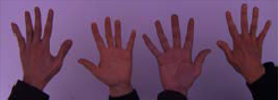
#> input picture TP1/white_patch/test_blue.png, 278 x 100 px; its folder holds only this picture in this run
$ jupyter execute --allow-errors TP1_JUAN_FAJARDO.ipynb
#> lines starting #> are read from the running program, lines starting #| are printed output that depends on the picture
#> further down, img is the input picture: shape (100, 278, 3); mean B, G, R 100.7, 69.5, 103
## ALGORITMO WHITE-PATCH

Implementar el algoritmo White Patch para librarnos de las diferencias de color de iluminación:

### Solución:
El algoritmo **White Patch** (o **Max-RGB**) es una forma simple de balance de blancos:

$$
R' = \frac{255}{\max(R)} \cdot R ,

G' = \frac{255}{\max(G)} \cdot G ,

B' = \frac{255}{\max(B)} \cdot B ,
$$

[cell 1]
from pathlib import Path
import cv2
import numpy as np
import matplotlib.pyplot as plt
import math

def white_patch(img_bgr):
    # Convertir a float para evitar overflow
    img = img_bgr.astype(np.float32)

    # OpenCV usa BGR, no RGB
    b_max = np.max(img[:, :, 0])
#> b_max = 200
    g_max = np.max(img[:, :, 1])
#> g_max = 138
    r_max = np.max(img[:, :, 2])
#> r_max = 165

    # Evitar división por cero
    b_scale = 255.0 / b_max if b_max > 0 else 1.0
#> b_scale = 1.27
    g_scale = 255.0 / g_max if g_max > 0 else 1.0
#> g_scale = 1.85
    r_scale = 255.0 / r_max if r_max > 0 else 1.0
#> r_scale = 1.55

    # Escalar cada canal
    img[:, :, 0] *= b_scale
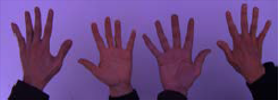
#> img: shape (100, 278, 3) float32; mean B, G, R 128.4, 69.5, 103
    img[:, :, 1] *= g_scale
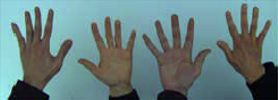
#> img: shape (100, 278, 3) float32; mean B, G, R 128.4, 128.4, 103
    img[:, :, 2] *= r_scale
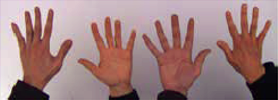
#> img: shape (100, 278, 3) float32; mean B, G, R 128.4, 128.4, 159.2

    # Limitar al rango válido y volver a uint8
    return np.clip(img, 0, 255).astype(np.uint8)

[cell 2]
# Leer archivos de la carpeta
folder = Path("white_patch")
ext = {".png", ".jpg"}
image_paths = sorted([p for p in folder.iterdir() if p.suffix.lower() in ext])

print(f"Encontradas {len(image_paths)} imágenes")

# Procesar todas
originales = []
corregidas = []
nombres = []

for path in image_paths:
    img = cv2.imread(str(path))
    if img is None:
        print(f"No se pudo leer: {path.name}")
        continue

    wp = white_patch(img)

    # Convertir BGR -> RGB para matplotlib
    img_rgb = cv2.cvtColor(img, cv2.COLOR_BGR2RGB)
    wp_rgb = cv2.cvtColor(wp, cv2.COLOR_BGR2RGB)

    originales.append(img_rgb)
    corregidas.append(wp_rgb)
    nombres.append(path.name)

# Mostrar grilla
n = len(corregidas)
#> n = 1
if n == 0:
    print("No hay imágenes válidas para mostrar.")
else:
    fig, axes = plt.subplots(n, 2, figsize=(10, 4 * n))

    # Si solo hay una imagen, axes no es matriz
    if n == 1:
        axes = np.array([axes])

    for i in range(n):
        axes[i, 0].imshow(originales[i])
        axes[i, 0].set_title(f"Original\n{nombres[i]}")
        axes[i, 0].axis("off")

        axes[i, 1].imshow(corregidas[i])
        axes[i, 1].set_title("White Patch")
        axes[i, 1].axis("off")

    plt.tight_layout()
    plt.show()
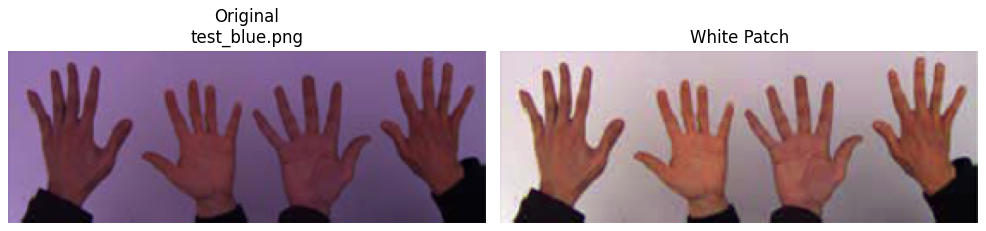
#> figure drawn by matplotlib, 2 panels

### Resultados de White-patch
El algoritmo White Patch presenta limitaciones importantes cuando la escena no contiene un blanco real o cuando la iluminación es fuertemente monocromática. En estos casos, la suposición de que el valor máximo corresponde al blanco no se cumple, produciendo correcciones incorrectas. Por ejemplo en wp_blue.jpg: todo está iluminado en azul, wp_green.png: iluminación verde dominante, wp_red.png: iluminación roja muy fuerte. Funcionó bien en test_blue / green / red pero falló en wp_blue, wp_green, wp_green2.
 Además, el método es altamente sensible a valores atípicos y puede generar sobrecompensación y pérdida de detalle debido al clipping. Por lo tanto, aunque es simple y eficiente, no es robusto frente a condiciones de iluminación complejas.

[cell 3]
def white_patch_corregido(img_bgr, percentile=99):
    img = img_bgr.astype(np.float32)

    # OpenCV trabaja en BGR
    b_ref = np.percentile(img[:, :, 0], percentile)
    g_ref = np.percentile(img[:, :, 1], percentile)
    r_ref = np.percentile(img[:, :, 2], percentile)

    # Evitar división por cero
    b_scale = 255.0 / b_ref if b_ref > 0 else 1.0
    g_scale = 255.0 / g_ref if g_ref > 0 else 1.0
    r_scale = 255.0 / r_ref if r_ref > 0 else 1.0

    img[:, :, 0] *= b_scale
    img[:, :, 1] *= g_scale
    img[:, :, 2] *= r_scale

    return np.clip(img, 0, 255).astype(np.uint8)

[cell 4]
img = cv2.imread("white_patch/wp_red.png")
#> (the rest of this cell did not finish here and is left out)

## Lectura de imagenes con OpenCV en escala de grises

[cell 5]
import cv2
import matplotlib.pyplot as plt

# Leer imágenes en gris
img1 = cv2.imread("img1_tp.png", cv2.IMREAD_GRAYSCALE)
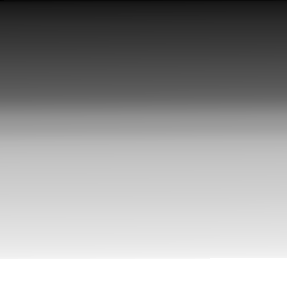
#> input picture TP1/img1_tp.png, 287 x 288 px
#> img1 is the input picture: shape (288, 287); min 2, max 255, mean 154.8
img2 = cv2.imread("img2_tp.png", cv2.IMREAD_GRAYSCALE)
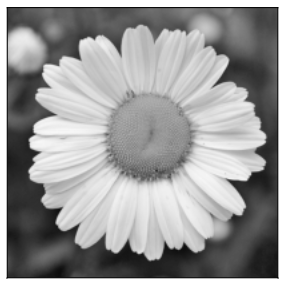
#> input picture TP1/img2_tp.png, 287 x 288 px
#> img2 is the input picture: shape (288, 287); min 2, max 255, mean 154.8

print(img1 is not None, img2 is not None)
#| True True

# Número de bins
bins = 256

plt.figure(figsize=(12,6))
# img1_tp
plt.subplot(2,2,1)
plt.imshow(img1, cmap='gray', vmin=0, vmax=255)
plt.title("img1_tp")
plt.axis("off")

plt.subplot(2,2,3)
plt.hist(img1.ravel(), bins=bins, range=(0,256))
plt.title("Histograma img1")
plt.xlabel("Intensidad")
plt.ylabel("Frecuencia")

# img2_tp
plt.subplot(2,2,2)
plt.imshow(img2, cmap='gray', vmin=0, vmax=255)
plt.title("img2_tp")
plt.axis("off")

plt.subplot(2,2,4)
plt.hist(img2.ravel(), bins=bins, range=(0,256))
plt.title("Histograma img2")
plt.xlabel("Intensidad")
plt.ylabel("Frecuencia")

plt.tight_layout()
plt.show()
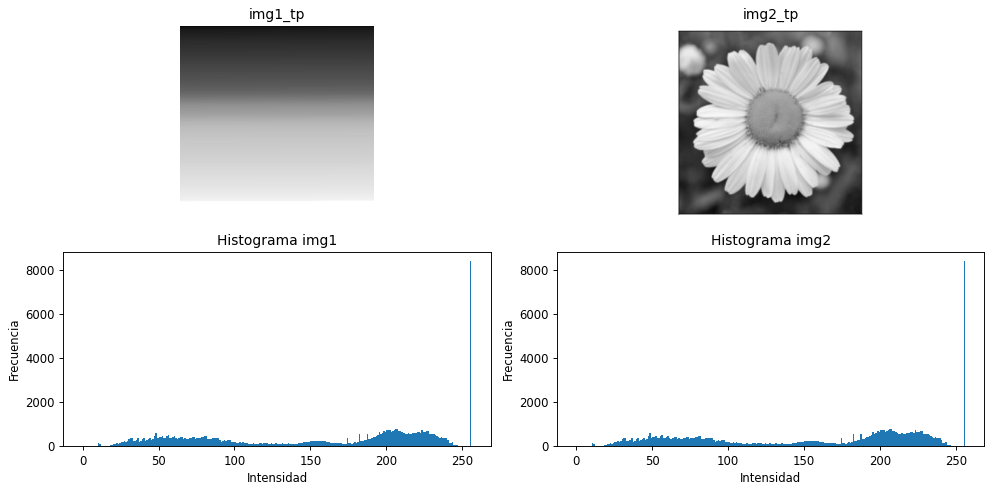
#> figure drawn by matplotlib, 4 panels; panel 2: tallest bar 8400 high, from x = 255 to 256; panel 4: tallest bar 8400 high, from x = 255 to 256
